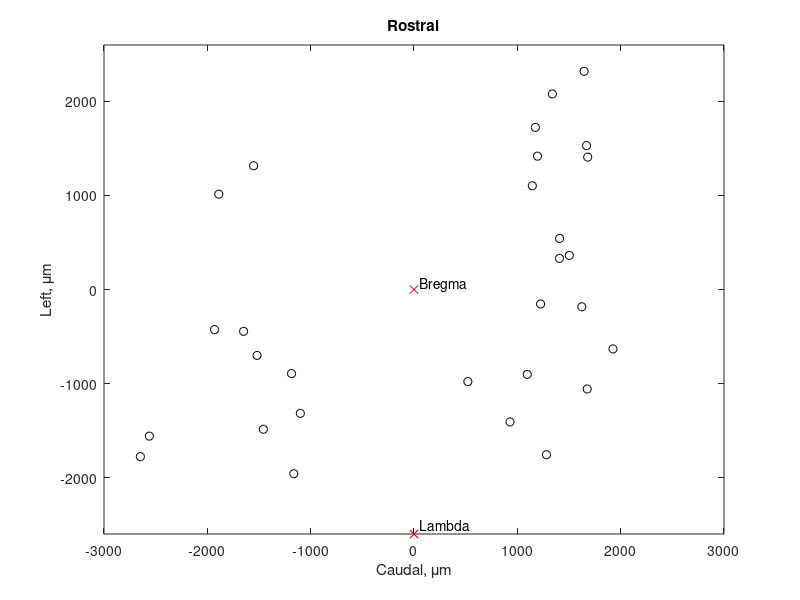

Recreate this plot in MATLAB.
close all
locxy = [1503 -363;1145 -1103;1646 -2320;1670 -1530;1624 184;1926 632;-1889 -1014;-1649 445;1282 1757;1676 1058;-1519 701;-1163 1959;-2561 1559;-1930 427;1096 903;1408 -331;1225 154;1175 -1724;1409 -543;-1185 894;-1458 1486;-2648 1777;1195 -1418;1339 -2079;1681 -1408;-1552 -1316;521 979;929 1408;-1100 1317];


figure(1)
plot(locxy(:,1),-locxy(:,2),'ko')
hold on
plot(0,0,'rx')
plot(0,-2600,'rx')
hold off
xlim([-3000 3000])
ylim([-2600 2600])
title('Rostral')
ylabel('Left, \mum')
xlabel('Caudal, \mum')
text(55,55,'Bregma')
text(55,-2500,'Lambda')